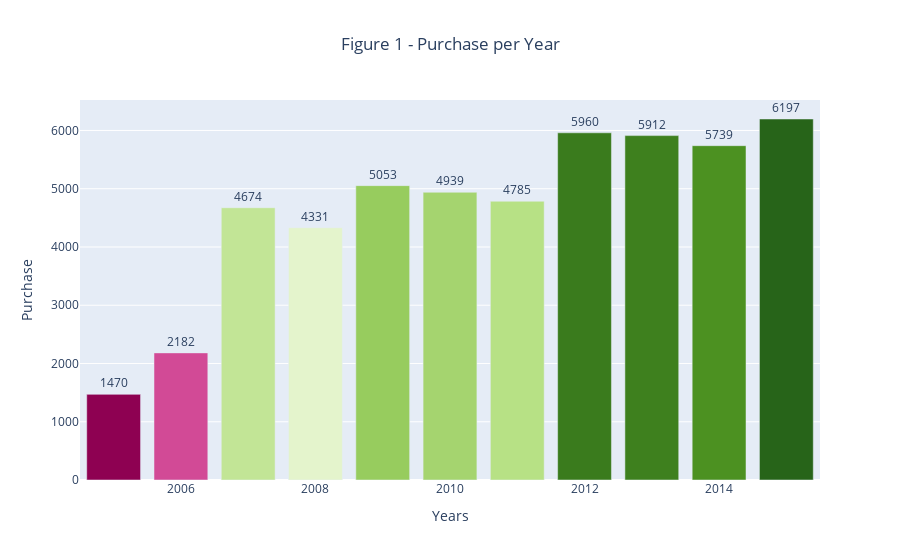

Notebook cell for this chart:
### Code cell
# Plotting Number of purchases per year
value = x['count'].round(0)
label = x.loc[:, 'year_of_purchase'].values
trace = go.Bar(y=value, 
               x=label,text = value,textposition= "outside",
               marker={'color': value,
                   'colorscale': 'PiYG'})
layout = go.Layout(title="Figure 1 - Purchase per Year", 
                   xaxis={'title' : "Years"},
                  yaxis={'title' : "Purchase"},
                  title_x=0.5)
fig = go.Figure(data=trace, layout=layout)
iplot(fig)
fig.show('png')

### Figure 1 — Plotly figure (JSON) as saved in the notebook; plotly's stock layout.template omitted (floating-point values rounded to 4 significant figures)
{"data": [{"marker": {"color": [1470, 2182, 4674, 4331, 5053, 4939, 4785, 5960, 5912, 5739, 6197], "colorscale": [[0, "rgb(142,1,82)"], [0.1, "rgb(197,27,125)"], [0.2, "rgb(222,119,174)"], [0.3, "rgb(241,182,218)"], [0.4, "rgb(253,224,239)"], [0.5, "rgb(247,247,247)"], [0.6, "rgb(230,245,208)"], [0.7, "rgb(184,225,134)"], [0.8, "rgb(127,188,65)"], [0.9, "rgb(77,146,33)"], [1, "rgb(39,100,25)"]]}, "text": [1470, 2182, 4674, 4331, 5053, 4939, 4785, 5960, 5912, 5739, 6197], "textposition": "outside", "type": "bar", "x": [2005, 2006, 2007, 2008, 2009, 2010, 2011, 2012, 2013, 2014, 2015], "y": [1470, 2182, 4674, 4331, 5053, 4939, 4785, 5960, 5912, 5739, 6197]}], "layout": {"title": {"text": "Figure 1 - Purchase per Year", "x": 0.5}, "xaxis": {"title": {"text": "Years"}}, "yaxis": {"title": {"text": "Purchase"}}}}
